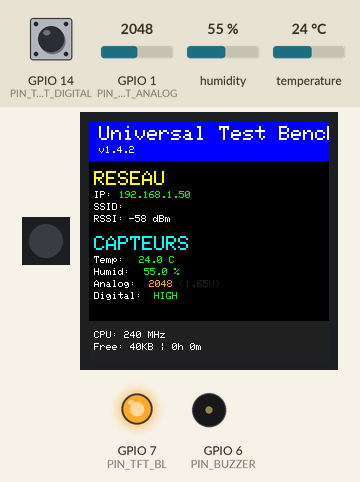
Recording of a program running on a simulated ESP32-S3. Shown: 1 RGB LEDs in strip order, left to right, 240×240 colour display, output pins drawn as LEDs (lit = HIGH), buzzer (waves = sounding, pin HIGH). Inputs (shaded band) come from the test bench; at power-on: humidity 55 %, GPIO 1 (PIN_TEST_ANALOG) = 2048, GPIO 14 (PIN_TEST_DIGITAL) HIGH, temperature 24 °C. WiFi joins after 1.5 s; servers stay silent unless stated; not simulated (calls return 0 or success): secrets.h; what the program prints to the serial monitor is not drawn.

Above: at 3.8 s.
3.9 s: humidity set to 22 %
6.2 s: GPIO 1 (PIN_TEST_ANALOG) set to 1960
At 8.0 s:
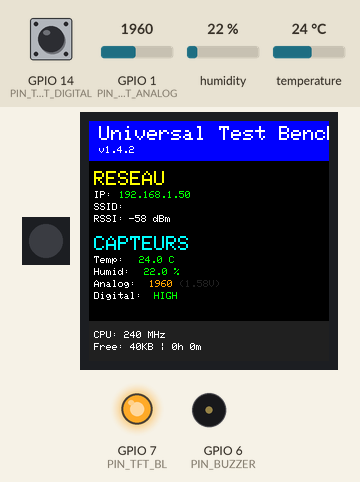
8.3 s: GPIO 14 (PIN_TEST_DIGITAL) pulled LOW for 1 s
At 9.2 s:
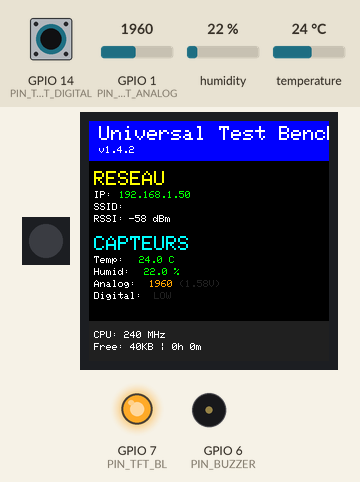
11.3 s: temperature set to 12 °C
At 13.6 s:
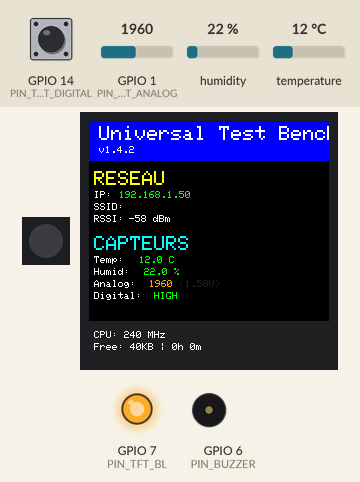
14.4 s: GPIO 1 (PIN_TEST_ANALOG) set to 2040
At 15.8 s:
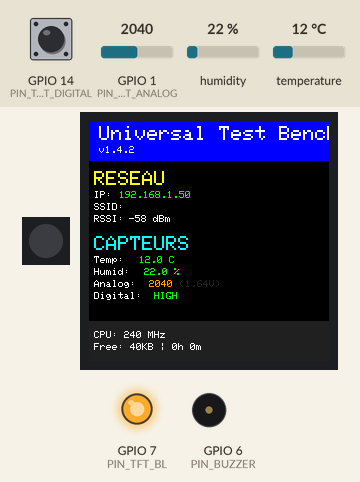
16.5 s: GPIO 14 (PIN_TEST_DIGITAL) pulled LOW for 1 s
At 17.8 s:
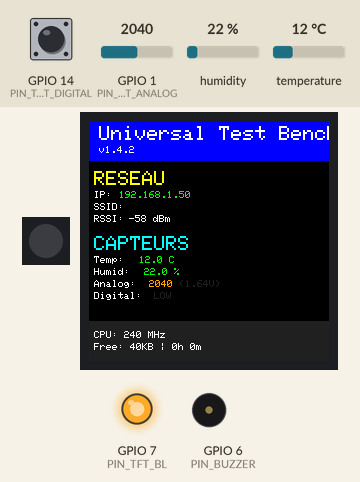
Timing chart, 0 to 19.5 s (numbered marks = the images above; inputs shaded):
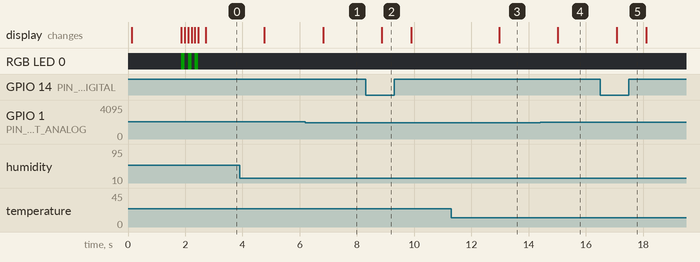

Measured:
- after the input at 6.2 s, the display: changes after 0.62 s (image 1)
- after the input at 8.3 s, the display: changes after 0.57 s (image 2)
- after the input at 11.3 s, the display: changes after 1.7 s (image 3)
- after the input at 14.4 s, the display: changes after 0.62 s (image 4)
- after the input at 16.5 s, the display: changes after 0.57 s (image 5)

The program:

main.cpp
```cpp
/**
 * MAIN.CPP - Universal Test Bench (Rewritten for reliability)
 * Version définie dans platformio.ini
 */
#include <Arduino.h>
#include <WiFi.h>
#include <WiFiMulti.h>
#include <AsyncTCP.h>
#include <ESPAsyncWebServer.h>
#include <SPI.h>
#include <DHT.h>
#include <Adafruit_NeoPixel.h>
#include <Adafruit_ST7789.h>
#include <esp_heap_caps.h>
#include "config.h"

// Objets globaux minimaux pour robustesse
WiFiMulti wifiMulti;
AsyncWebServer server(80);
DHT dht(PIN_DHT, DHT_TYPE);
Adafruit_NeoPixel pixels(NUM_PIXELS, PIN_NEOPIXEL, NEO_GRB + NEO_KHZ800);
Adafruit_ST7789 tft = Adafruit_ST7789(&SPI, PIN_TFT_CS, PIN_TFT_DC, PIN_TFT_RST);

// Etats capteurs
int valAnalog = 0;
int valDigital = 0;
float temp = NAN;
float hum = NAN;
String ipAddress = "OFFLINE";
static bool staIpPrinted=false;

// Gestion des événements WiFi pour logs uniquement sur (re)connexion/déconnexion
static void onWifiEvent(WiFiEvent_t event){
  switch(event){
    case ARDUINO_EVENT_WIFI_STA_CONNECTED:
      Serial.println("[WiFi] STA associée au SSID");
      break;
    case ARDUINO_EVENT_WIFI_STA_GOT_IP:
      ipAddress = WiFi.localIP().toString();
      Serial.printf("[WiFi] IP: %s | SSID: %s | RSSI: %d dBm\n", WiFi.localIP().toString().c_str(), WiFi.SSID().c_str(), WiFi.RSSI());
      staIpPrinted=true;
      break;
    case ARDUINO_EVENT_WIFI_STA_DISCONNECTED:
      Serial.println("[WiFi] Déconnexion STA");
      staIpPrinted=false;
      break;
    default:
      break;
  }
}

// Page HTML (simple et robuste)
const char INDEX_HTML[] PROGMEM = R"HTML(
<!DOCTYPE html>
<html><head><meta charset="utf-8"><meta name="viewport" content="width=device-width,initial-scale=1"><title>%PROJECT_NAME% v%VERSION%</title>
<style>body{font-family:Segoe UI,Arial;margin:0;background:#111;color:#eee}header{background:#222;padding:12px}h1{margin:0;font-size:18px}
.wrap{display:flex;flex-wrap:wrap;gap:16px;padding:12px;justify-content:center}
.card{background:#1c1c1c;border:1px solid #333;border-radius:10px;padding:14px;min-width:240px}
.value{font-size:32px;font-weight:bold;color:#0df}.label{color:#aaa;text-transform:uppercase;font-size:12px}
.btn{background:#0a84ff;color:#fff;border:none;padding:10px 14px;border-radius:6px;cursor:pointer}
.btn.danger{background:#ff3b30}
</style>
<script>
async function refresh(){
  try{
    const d=await fetch('/data').then(r=>r.json());
    const e=await fetch('/env').then(r=>r.json());
    document.getElementById('an').textContent=d.analog;
    document.getElementById('volt').textContent=(d.analog*3.3/4095).toFixed(2)+' V';
    document.getElementById('dg').textContent=(d.digital? 'HIGH':'LOW');
    document.getElementById('tp').textContent=(isNaN(e.temp)?'--':e.temp+' °C');
    document.getElementById('hm').textContent=(isNaN(e.hum)?'--':e.hum+' %');
  }catch(err){}
}
setInterval(refresh,500);
function act(t){fetch('/action?type='+t).catch(()=>{});}
</script></head>
<body><header><h1>%PROJECT_NAME% — v%VERSION% — IP: %IP%</h1></header>
<div class="wrap">
  <div class="card"><div class="label">Analog (GPIO %PIN_A%)</div><div id="an" class="value">0</div><div id="volt" class="label">0.00 V</div></div>
  <div class="card"><div class="label">Digital (GPIO %PIN_D%)</div><div id="dg" class="value">LOW</div></div>
  <div class="card"><div class="label">Environment (GPIO %PIN_DHT%)</div><div id="tp" class="value">--</div><div id="hm" class="label">--</div></div>
  <div class="card"><div class="label">Actions</div>
    <button class="btn" onclick="act('buzzer')">Buzzer</button>
    <button class="btn danger" onclick="act('led')">RGB LED</button>
  </div>
</div></body></html>
)HTML";

// Helpers
static void blinkGreen(uint8_t times=3, uint16_t ms=150){
  for(uint8_t i=0;i<times;i++){ pixels.setPixelColor(0,pixels.Color(0,150,0)); pixels.show(); delay(ms); pixels.clear(); pixels.show(); delay(ms);} }

void initTFTLayout(){
  // Dessine la structure statique une seule fois
  tft.fillScreen(C_BLACK);

  // En-tête avec titre et version
  tft.fillRect(0, 0, 240, 40, C_BLUE);
  tft.setTextColor(C_WHITE);
  tft.setTextSize(2);
  tft.setCursor(10, 5);
  tft.println(PROJECT_NAME);
  tft.setTextSize(1);
  tft.setCursor(10, 25);
  tft.print("v"); tft.println(PROJECT_VERSION);

  // Titres des sections
  tft.setTextSize(2);
  tft.setTextColor(C_YELLOW);
  tft.setCursor(5, 50);
  tft.println("RESEAU");

  tft.setTextColor(C_CYAN);
  tft.setCursor(5, 115);
  tft.println("CAPTEURS");

  // Labels statiques
  tft.setTextSize(1);
  tft.setTextColor(C_WHITE);
  tft.setCursor(5, 70); tft.print("IP:");
  tft.setCursor(5, 82); tft.print("SSID:");
  tft.setCursor(5, 94); tft.print("RSSI:");
  tft.setCursor(5, 135); tft.print("Temp:");
  tft.setCursor(5, 147); tft.print("Humid:");
  tft.setCursor(5, 159); tft.print("Analog:");
  tft.setCursor(5, 171); tft.print("Digital:");

  // Footer statique
  tft.fillRect(0, 200, 240, 40, C_DKGREY);
  tft.setTextColor(C_WHITE);
  tft.setCursor(5, 210);
  tft.print("CPU: ");
  tft.print(getCpuFrequencyMhz());
  tft.println(" MHz");
}

void updateTFTDisplay(){
  // Efface et redessine uniquement les zones dynamiques

  // Section Réseau - IP
  tft.fillRect(30, 70, 210, 10, C_BLACK);
  tft.setTextSize(1);
  tft.setCursor(30, 70);
  if(WiFi.status() == WL_CONNECTED){
    tft.setTextColor(C_GREEN);
    tft.print(WiFi.localIP());
  } else {
    tft.setTextColor(C_RED);
    tft.print(ipAddress);
  }

  // SSID
  tft.fillRect(40, 82, 200, 10, C_BLACK);
  tft.setTextColor(C_WHITE);
  tft.setCursor(40, 82);
  if(WiFi.status() == WL_CONNECTED){
    tft.print(WiFi.SSID());
  } else {
    tft.print("--");
  }

  // RSSI
  tft.fillRect(40, 94, 200, 10, C_BLACK);
  tft.setCursor(40, 94);
  if(WiFi.status() == WL_CONNECTED){
    tft.print(WiFi.RSSI()); tft.print(" dBm");
  } else {
    tft.print("--");
  }

  // Température
  tft.fillRect(50, 135, 190, 10, C_BLACK);
  tft.setCursor(50, 135);
  if(!isnan(temp)){
    tft.setTextColor(C_GREEN);
    tft.print(temp, 1); tft.print(" C");
  } else {
    tft.setTextColor(C_DKGREY);
    tft.print("--");
  }

  // Humidité
  tft.fillRect(55, 147, 185, 10, C_BLACK);
  tft.setTextColor(C_WHITE);
  tft.setCursor(55, 147);
  if(!isnan(hum)){
    tft.setTextColor(C_GREEN);
    tft.print(hum, 1); tft.print(" %");
  } else {
    tft.setTextColor(C_DKGREY);
    tft.print("--");
  }

  // Analogique
  tft.fillRect(60, 159, 180, 10, C_BLACK);
  tft.setTextColor(C_ORANGE);
  tft.setCursor(60, 159);
  tft.print(valAnalog);
  tft.setTextColor(C_DKGREY);
  tft.print(" (");
  tft.print((valAnalog*3.3/4095.0), 2);
  tft.print("V)");

  // Digital
  tft.fillRect(65, 171, 175, 10, C_BLACK);
  tft.setCursor(65, 171);
  if(valDigital == HIGH){
    tft.setTextColor(C_GREEN);
    tft.print("HIGH");
  } else {
    tft.setTextColor(C_DKGREY);
    tft.print("LOW");
  }

  // Footer dynamique - Mémoire et Uptime
  tft.fillRect(5, 220, 230, 12, C_DKGREY);
  tft.setTextColor(C_WHITE);
  tft.setCursor(5, 222);
  tft.print("Free: ");
  tft.print(ESP.getFreeHeap()/1024);
  tft.print("KB | ");
  unsigned long secs = millis()/1000;
  tft.print(secs/3600); tft.print("h ");
  tft.print((secs%3600)/60); tft.print("m");
}

void printNetInfo(){
  Serial.println("\n=== Réseau ===");
  Serial.print("Mode: "); Serial.println(WiFi.getMode()==WIFI_STA?"STA":"AP");
  Serial.print("SSID: "); Serial.println(WiFi.SSID());
  Serial.print("IP: "); Serial.println(WiFi.localIP());
  Serial.print("Gateway: "); Serial.println(WiFi.gatewayIP());
  Serial.print("DNS: "); Serial.println(WiFi.dnsIP());
  Serial.print("RSSI: "); Serial.print(WiFi.RSSI()); Serial.println(" dBm");
  Serial.println("==============\n");
}

void startServer(){
  server.on("/", HTTP_GET, [](AsyncWebServerRequest* req){
    String html=INDEX_HTML;
    html.replace("%PROJECT_NAME%", PROJECT_NAME);
    html.replace("%VERSION%", PROJECT_VERSION);
    html.replace("%IP%", ipAddress);
    html.replace("%PIN_A%", String(PIN_TEST_ANALOG));
    html.replace("%PIN_D%", String(PIN_TEST_DIGITAL));
    html.replace("%PIN_DHT%", String(PIN_DHT));
    req->send(200,"text/html; charset=utf-8",html);
  });
  server.on("/data", HTTP_GET, [](AsyncWebServerRequest* req){
    String json="{\"analog\":"+String(valAnalog)+",\"digital\":"+String(valDigital==HIGH?1:0)+"}";
    req->send(200,"application/json; charset=utf-8",json);
  });
  server.on("/env", HTTP_GET, [](AsyncWebServerRequest* req){
    // JSON ne supporte pas NaN : utiliser null quand valeur inconnue
    String json = "{\"temp\":";
    if (isnan(temp)) json += "null"; else json += String(temp);
    json += ",\"hum\":";
    if (isnan(hum)) json += "null"; else json += String(hum);
    json += "}";
    req->send(200,"application/json; charset=utf-8",json);
  });
  server.on("/action", HTTP_GET, [](AsyncWebServerRequest* req){
    if(req->hasParam("type")){
      String t=req->getParam("type")->value();
      if(t=="buzzer"){ digitalWrite(PIN_BUZZER,HIGH); delay(120); digitalWrite(PIN_BUZZER,LOW); }
      else if(t=="led"){ pixels.setPixelColor(0,pixels.Color(255,0,0)); pixels.show(); delay(200); pixels.setPixelColor(0,pixels.Color(0,255,0)); pixels.show(); delay(200); pixels.setPixelColor(0,pixels.Color(0,0,255)); pixels.show(); delay(200); pixels.clear(); pixels.show(); }
    }
    req->send(200,"text/plain","OK");
  });
  server.begin();
}

void setup(){
  Serial.begin(115200); delay(120);
  Serial.println("\n[BOOT] Universal Test Bench");
  Serial.printf("[VERSION] %s\n", PROJECT_VERSION);
  Serial.printf("[CPU] Freq: %d MHz\n", getCpuFrequencyMhz());
  // PSRAM & Flash
  bool psram = psramFound();
  if(!psram){
    // Essayer une init explicite au cas où
    psramInit();
    psram = psramFound();
  }
  size_t psramBytes = ESP.getPsramSize();
  size_t psramHeapTotal = heap_caps_get_total_size(MALLOC_CAP_SPIRAM);
  size_t psramHeapFree  = heap_caps_get_free_size(MALLOC_CAP_SPIRAM);
  Serial.printf("[PSRAM] Present: %s | Size: %u bytes | Heap total: %u | Heap free: %u\n",
                psram?"YES":"NO", (unsigned)psramBytes, (unsigned)psramHeapTotal, (unsigned)psramHeapFree);
  Serial.printf("[Flash] Size: %u bytes | Speed: %u Hz\n", ESP.getFlashChipSize(), ESP.getFlashChipSpeed());

  // Pins & périphériques
  pinMode(PIN_TEST_ANALOG, INPUT);
  pinMode(PIN_TEST_DIGITAL, INPUT_PULLUP);
  pinMode(PIN_BUZZER, OUTPUT); digitalWrite(PIN_BUZZER, LOW);
  pinMode(PIN_TFT_BL, OUTPUT); digitalWrite(PIN_TFT_BL, HIGH); // Backlight ON
  pixels.begin(); pixels.setBrightness(NEO_BRIGHTNESS); pixels.clear(); pixels.show();
  dht.begin();

  // Initialisation SPI et TFT
  Serial.println("[TFT] Initialisation...");
  SPI.begin(PIN_TFT_SCLK, -1, PIN_TFT_MOSI, PIN_TFT_CS);
  tft.init(240, 240, SPI_MODE3);
  tft.setRotation(2); // Portrait
  tft.fillScreen(C_BLACK);
  tft.setTextWrap(false);
  Serial.println("[TFT] OK");

  // WiFi STA
  WiFi.mode(WIFI_STA);
  WiFi.onEvent(onWifiEvent);
  wifiMulti.addAP(ssid_1, password_1);
  wifiMulti.addAP(ssid_2, password_2);

  Serial.printf("[WiFi] Mode: STA | MAC: %s\n", WiFi.macAddress().c_str());
  Serial.println("[WiFi] Connexion en cours (WiFiMulti)...");
  int attempts=0; while(wifiMulti.run()!=WL_CONNECTED && attempts<40){ attempts++; if(attempts%5==1) Serial.printf("[WiFi] Tentative %d...\n", attempts); delay(300);}

  if(WiFi.status()==WL_CONNECTED){
    ipAddress=WiFi.localIP().toString();
    Serial.print("[WiFi] Connecté - IP: "); Serial.println(ipAddress);
    printNetInfo();
    Serial.printf("[WiFi] SSID: %s | RSSI: %d dBm\n", WiFi.SSID().c_str(), WiFi.RSSI());
    blinkGreen(3,120);
    startServer();
    Serial.print("[HTTP] Dashboard: http://"); Serial.println(ipAddress);
  } else {
    Serial.println("[WiFi] Echec STA -> AP de secours");
    WiFi.mode(WIFI_AP);
    WiFi.softAP("UTB_AP","utb12345"); delay(150);
    ipAddress=WiFi.softAPIP().toString();
    Serial.print("[AP] SSID: UTB_AP  Pass: utb12345  IP: "); Serial.println(ipAddress);
    Serial.println("[AP] Accès Dashboard via IP ci-dessus.");
    startServer();
    Serial.print("[HTTP] Dashboard: http://"); Serial.println(ipAddress);
  }

  // Affichage initial TFT
  initTFTLayout();
  updateTFTDisplay();
}

void loop(){
  // Lecture capteurs
  long sum=0; for(int i=0;i<8;i++){ sum+=analogRead(PIN_TEST_ANALOG); delay(1);} valAnalog=sum/8;
  valDigital=digitalRead(PIN_TEST_DIGITAL);

  static unsigned long lastEnv=0; if(millis()-lastEnv>2000){ float t=dht.readTemperature(); float h=dht.readHumidity(); if(!isnan(t)) temp=t; if(!isnan(h)) hum=h; lastEnv=millis(); }

  // Mise à jour TFT toutes les secondes (refresh partiel rapide)
  static unsigned long lastTFT=0; if(millis()-lastTFT>1000){ updateTFTDisplay(); lastTFT=millis(); }

  // Journal connexion unique: n'afficher l'IP qu'une seule fois en STA
  static bool staIpPrinted=false;
  if(!staIpPrinted && WiFi.getMode()==WIFI_STA && WiFi.status()==WL_CONNECTED){
    Serial.printf("[WiFi] IP: %s | SSID: %s | RSSI: %d dBm\n", WiFi.localIP().toString().c_str(), WiFi.SSID().c_str(), WiFi.RSSI());
    staIpPrinted=true;
  }
  // En mode AP, on peut afficher ponctuellement le nombre de clients (optionnel)
  // Désactivé pour éviter le spam; décommentez si nécessaire.
  // static unsigned long lastApLog=0; if(WiFi.getMode()==WIFI_AP && millis()-lastApLog>15000){
  //   Serial.printf("[AP] Clients: %d\n", WiFi.softAPgetStationNum());
  //   lastApLog=millis();
  // }
}
 
```

config.h
```cpp
#ifndef CONFIG_H
#define CONFIG_H

#include "secrets.h"

// ------------------------------------
// GPS (UART1)
// ------------------------------------
// Configuration de la communication série (UART1) avec le module GPS.
#define PIN_GPS_RXD           18  // GPS TX (vers RXD de l'ESP32). **Si 5V, Diviseur de tension OBLIGATOIRE.**
#define PIN_GPS_TXD           17  // GPS RX (vers TXD de l'ESP32). Câblage direct.
#define PIN_GPS_PPS           8   // GPS PPS, Câblage direct.

// ------------------------------------
// TFT ST7789 (SPI)
// ------------------------------------
// Configuration de l'écran couleur (TFT) utilisant le protocole SPI.
#define PIN_TFT_MOSI              11  // SPI MOSI (Master Out Slave In) : Broche de données vers l'écran. Câblage direct.
#define PIN_TFT_SCLK              12  // SPI Clock (Horloge) : Broche de synchronisation. Câblage direct.
#define PIN_TFT_CS                10  // Chip Select : Broche pour activer spécifiquement cet écran. Câblage direct.
#define PIN_TFT_DC                9   // Data/Command : Broche pour indiquer si les données sont des pixels ou une commande. Câblage direct.
#define PIN_TFT_RST               13  // Reset écran. Pull-up/down selon librairie.
#define PIN_TFT_BL                7   // Backlight (Rétroéclairage) : Souvent utilisé avec le PWM pour ajuster la luminosité.

// ------------------------------------
// I2C
// ------------------------------------
// Configuration du bus de communication I2C.
#define PIN_I2C_SDA       15  // SDA (Serial Data Line). **Pull-Up 4.7kO vers 3.3V OBLIGATOIRE.**
#define PIN_I2C_SCL       16  // SCL (Serial Clock Line). **Pull-Up 4.7kO vers 3.3V OBLIGATOIRE.**

// ------------------------------------
// DÉTAIL TECHNIQUE : Le Bus I2C (Inter-Integrated Circuit)
// ------------------------------------
// OBJECTIF : Permettre à plusieurs capteurs/périphériques de communiquer avec l'ESP32 en utilisant seulement deux broches (SDA et SCL).
// L'IMPÉRATIF PULL-UP : Le bus I2C utilise des sorties à drain ouvert (open-drain). Des résistances externes (Pull-Up, typiquement 4.7 kOhm vers 3.3V) sont nécessaires pour tirer le signal vers le haut.
//
// ------------------------------------


// ------------------------------------
// LED RGB
// ------------------------------------
#define PIN_LED_RED 21 // Rouge. Résistance série **220O - 470O**.
#define PIN_LED_GREEN 41 // Vert. Résistance série **220O - 470O**.
#define PIN_LED_BLUE 42 // Bleu. Résistance série **220O - 470O**.
#define PIN_NEOPIXEL 48 // NeoPixel Intégrée. Data (Réservée).

// Configuration NeoPixel
#define NUM_PIXELS 1        // Nombre de pixels NeoPixel (1 pour le pixel intégré)
#define NEO_BRIGHTNESS 50   // Luminosité (0-255)

// ------------------------------------
// Boutons
// ------------------------------------
#define PIN_BUTTON_BOOT       0   // Bouton BOOT (strap). Réservé au boot.
#define PIN_BUTTON_1          38  // Bouton vers GND. Utiliser **Pull-Up interne**.
#define PIN_BUTTON_2          39  // Bouton vers GND. Utiliser **Pull-Up interne**.

// ------------------------------------
// Capteurs & Sorties
// ------------------------------------
#define PIN_PWM       20  // PWM générique. Résistance série **220O - 470O** si LED.
#define PIN_BUZZER    6   // Buzzer. Transistor + **Résistance base 1–10kO**.
#define PIN_DHT       5   // DHT. **Pull-Up 10kO vers 3.3V**.
#define DHT_TYPE      DHT22 // Type de capteur DHT (DHT11 ou DHT22)
#define PIN_MOTION_SENSOR 46 // PIR. Câblage direct. **(Potentiel JTAG - attention au boot).**
#define PIN_LIGHT_SENSOR 4  // LDR. **Diviseur ~10kO**.

// Pins de test (lecture analogique et digitale)
#define PIN_TEST_ANALOG   1  // Pin pour test analogique (GPIO1, compatible ADC)
#define PIN_TEST_DIGITAL  14 // Pin pour test digital (GPIO14, libre)

// ------------------------------------
// Capteurs de Distance
// ------------------------------------
#define PIN_DISTANCE_TRIG 2  // HC-SR04 TRIG. Câblage direct.
#define PIN_DISTANCE_ECHO 35 // HC-SR04 ECHO. **Si 5V, ajouter Diviseur de tension OBLIGATOIRE.**

// Couleurs UI
#define C_BLACK   0x0000
#define C_WHITE   0xFFFF
#define C_BLUE    0x001F
#define C_GREEN   0x07E0
#define C_RED     0xF800
#define C_YELLOW  0xFFE0
#define C_ORANGE  0xFD20
#define C_DKGREY  0x2104
#define C_CYAN    0x07FF

#endif
```
